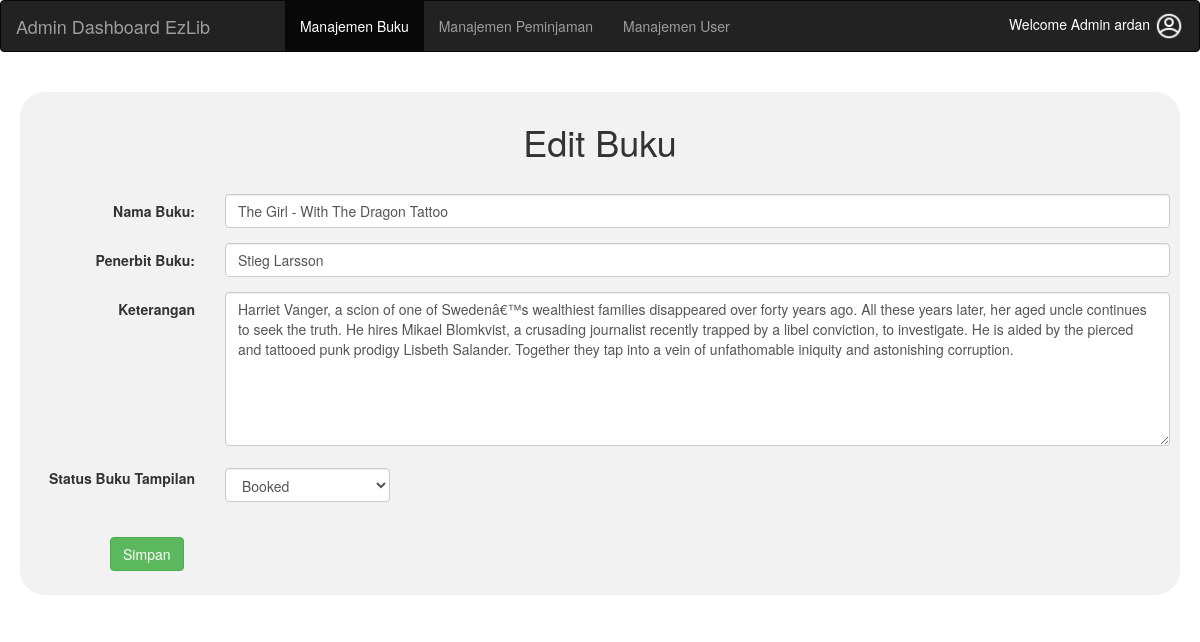
The page /editBuku.php?id_buku=1 (signed in) on the database its author committed.
### tables this page shows
CREATE TABLE `buku` (
  `id_buku` int(11) NOT NULL,
  `nama_buku` varchar(100) NOT NULL,
  `penerbit` varchar(50) NOT NULL,
  `keterangan_buku` longtext NOT NULL,
  `status_buku` varchar(25) NOT NULL,
  `nama_file` varchar(100) NOT NULL
);

### editBuku.php (the view, shortened to what this page needs)
<html>
<head>
  <link rel="stylesheet" href="https://maxcdn.bootstrapcdn.com/bootstrap/3.4.0/css/bootstrap.min.css">
  <link rel="stylesheet" href="css/bootstrap.min.css">
  <link rel="stylesheet" href="css/style1.css">
</head>
<body>
  <?php
  if ($_SESSION['status'] == 'admin_login') {
    ?>
    <nav class="navbar navbar-inverse">
      <div class="container-fluid">
        <div class="navbar-header">
          <a class="navbar-brand" href="admin_dashboard.php">Admin Dashboard EzLib</a>
        </div>
        <ul class="nav navbar-nav" style="margin-left:60px;">
          <li class="active"><a href="admin_dashboard.php">Manajemen Buku</a></li>
          <li><a href="manajemen_peminjaman.php">Manajemen Peminjaman</a></li>
          <li><a href="#">Manajemen User</a></li>
        </ul>
        <div class="dropdown" style="float:right">
          <h5 style="color:white;float:right;margin-top:10px; border-radius: 20px;">Welcome Admin <?php echo $_SESSION['username'] ?> <img src="img/avatar.png" width="30px" height="30px"></h5>
        </div>
      </div>
    </nav>
    <?php
      include "connection.php";
      $id_buku = $_GET['id_buku'];
      $query = "select * from buku where id_buku='$id_buku'";
      $result = mysqli_query($connect, $query);
      ?>
    <div class="container" style="padding: 20px; margin: 10 px auto; margin-left: auto; margin-right: auto;">
      <div class="row">
        <div class="col-lg-12" style="background-color: #f2f2f2; max-height: 2000px; max-width: 3000px; padding: 10px; border-radius: 25px;">
          <form class="form-horizontal" action="prosesEditBuku.php" method="GET" name="form1" id="form1">
            <?php
              while ($row = mysqli_fetch_array($result)) {
                ?>
              <center>
                <h1>Edit Buku</h1>
              </center>
              <div class="form-group">
                <label class="control-label col-sm-2" for="id_buku"></label>
                <div class="col-sm-10">
                </div>
              </div>
              <div class="form-group">
                <label class="control-label col-sm-2" for="nama_buku">Nama Buku: </label>
                <div class="col-sm-10">
                  <input type="text" class="form-control" name="nama_buku" value="<?php echo $row['nama_buku']; ?>" id="nama_buku" maxlength="95" required>
                </div>
              </div>
              <div class="form-group">
                <label class="control-label col-sm-2" for="penerbit">Penerbit Buku: </label>
                <div class="col-sm-10">
                  <input type="text" class="form-control" id="penerbit" value="<?php echo $row['penerbit']; ?>" name="penerbit" maxlength="45" required>
                </div>
              </div>
              <div class="form-group">
                <label class="control-label col-sm-2" for="keterangan_buku">Keterangan</label>
                <div class="col-sm-10">
                  <textarea class="form-control" rows="7" name="keterangan_buku" id="keterangan_buku"><?php echo $row['keterangan_buku']; ?></textarea>
                </div>
              </div>
              <div class="form-group">
                <label class="control-label col-sm-2" for="status_buku">Status Buku Tampilan</label>
                <div class="col-sm-10 control-label col-sm-2">
                  <select class="form-control" id="status_buku" name="status_buku">
                    <option value="Booked">Booked</option>
                  </select>
                </div>
              </div>
            <?php
              }
              ?>
            <br>
            <button type="submit" class="btn btn-success" value="Simpan" style="margin-left:80px;">Simpan</button>
          </form>
        </div>
      </div>
    </div>
  <?php
  } else {
    header("Refresh:0; url=admin_login.php");
  }
  ?>
</body>
</html>

### css/style1.css (style rules this page uses)
.dropdown { position: relative; display: inline-block; }

### rows shown on the page
buku: nama_buku "The Girl - With The Dragon Tattoo", penerbit "Stieg Larsson", keterangan_buku "Harriet Vanger, a scion of one of Swedenâ€™s wealthiest families disappeared over forty years ago. All these years later, her aged uncle continues to seek the truth. He hires Mikael Blomkvist, a crusading journalist recently trapped by a libel conviction, to investigate. He is aided by the pierced and tattooed punk prodigy Lisbeth Salander. Together they tap into a vein of unfathomable iniquity and astonishing corruption."

### other values the page prints
$_SESSION['username'] "ardan"
